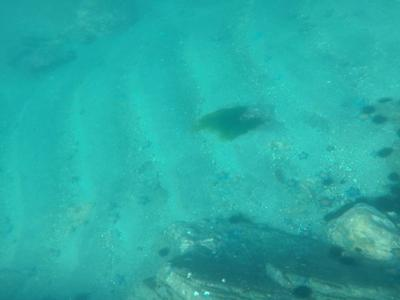
#> input picture ZJU_STUDY/algri/waterimage/Underwater Image Enhancement/CLAHE/blue_07.jpg, 400 x 300 px
$ python main.py
#> lines starting #> are read from the running program, lines starting #| are printed output that depends on the picture
### ZJU_STUDY/algri/waterimage/Underwater Image Enhancement/CLAHE/sceneRadianceCLAHE.py
import cv2

def RecoverCLAHE(sceneRadiance):
    clahe = cv2.createCLAHE(clipLimit=2, tileGridSize=(4, 4))
    for i in range(3):
        # sceneRadiance[:, :, i] =  cv2.equalizeHist(sceneRadiance[:, :, i])
        sceneRadiance[:, :, i] = clahe.apply((sceneRadiance[:, :, i]))
    return sceneRadiance

### ZJU_STUDY/algri/waterimage/Underwater Image Enhancement/CLAHE/main.py
import os
import numpy as np
import cv2
import natsort
import xlwt
from skimage import exposure

from sceneRadianceCLAHE import RecoverCLAHE
from sceneRadianceHE import RecoverHE

np.seterr(over='ignore')
if __name__ == '__main__':
    pass

img = cv2.imread('blue_07.jpg')
#> img is the input picture: shape (300, 400, 3); mean B, G, R 164.9, 171.5, 40.3
sceneRadiance = RecoverCLAHE(img)
#> after the loop in RecoverCLAHE, `for i in range(3):`:
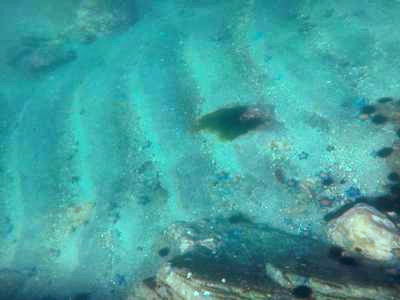
#> sceneRadiance: shape (300, 400, 3); mean B, G, R 157.8, 159.4, 65.9
cv2.imwrite('blue_07_CLAHE.jpg', sceneRadiance)

$ run again, with ZJU_STUDY/algri/waterimage/Underwater Image Enhancement/CLAHE/111.jpg copied over ZJU_STUDY/algri/waterimage/Underwater Image Enhancement/CLAHE/blue_07.jpg
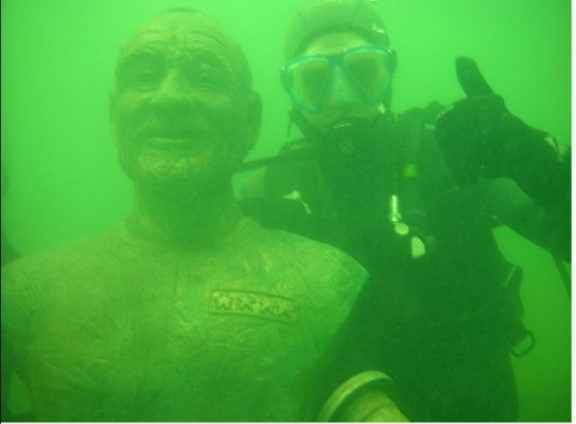
#> input picture ZJU_STUDY/algri/waterimage/Underwater Image Enhancement/CLAHE/111.jpg, 576 x 424 px
#> img is the input picture: shape (424, 576, 3); mean B, G, R 55.9, 170.4, 63.8
#> after the loop in RecoverCLAHE, `for i in range(3):`:
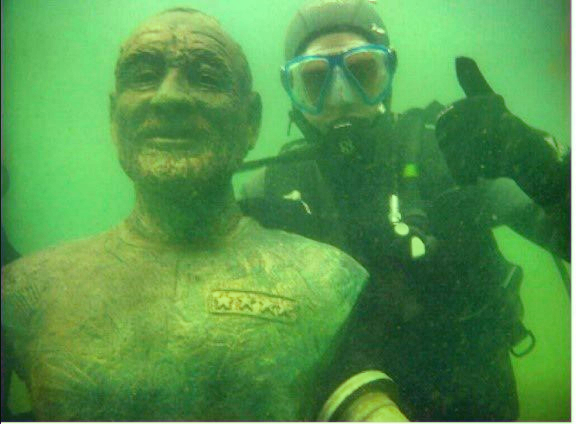
#> sceneRadiance: shape (424, 576, 3); mean B, G, R 74.7, 148.4, 85

$ run again, with ZJU_STUDY/algri/waterimage/Underwater Image Enhancement/CLAHE/111_CLAHE.jpg copied over ZJU_STUDY/algri/waterimage/Underwater Image Enhancement/CLAHE/blue_07.jpg
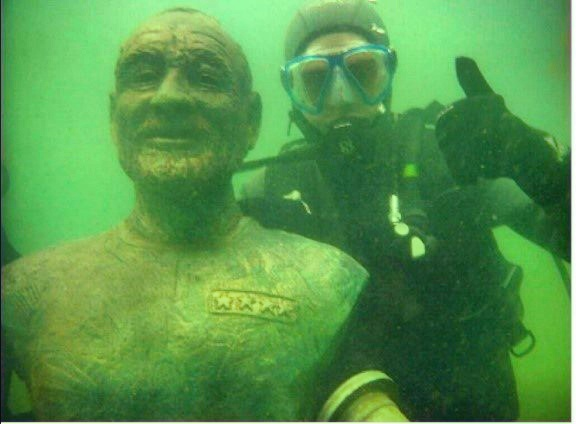
#> input picture ZJU_STUDY/algri/waterimage/Underwater Image Enhancement/CLAHE/111_CLAHE.jpg, 576 x 424 px
#> img is the input picture: shape (424, 576, 3); mean B, G, R 74.7, 148.4, 85
#> after the loop in RecoverCLAHE, `for i in range(3):`:
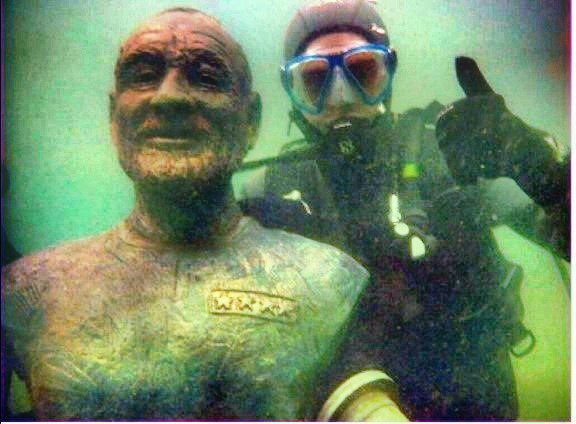
#> sceneRadiance: shape (424, 576, 3); mean B, G, R 98.1, 132.4, 108.5
